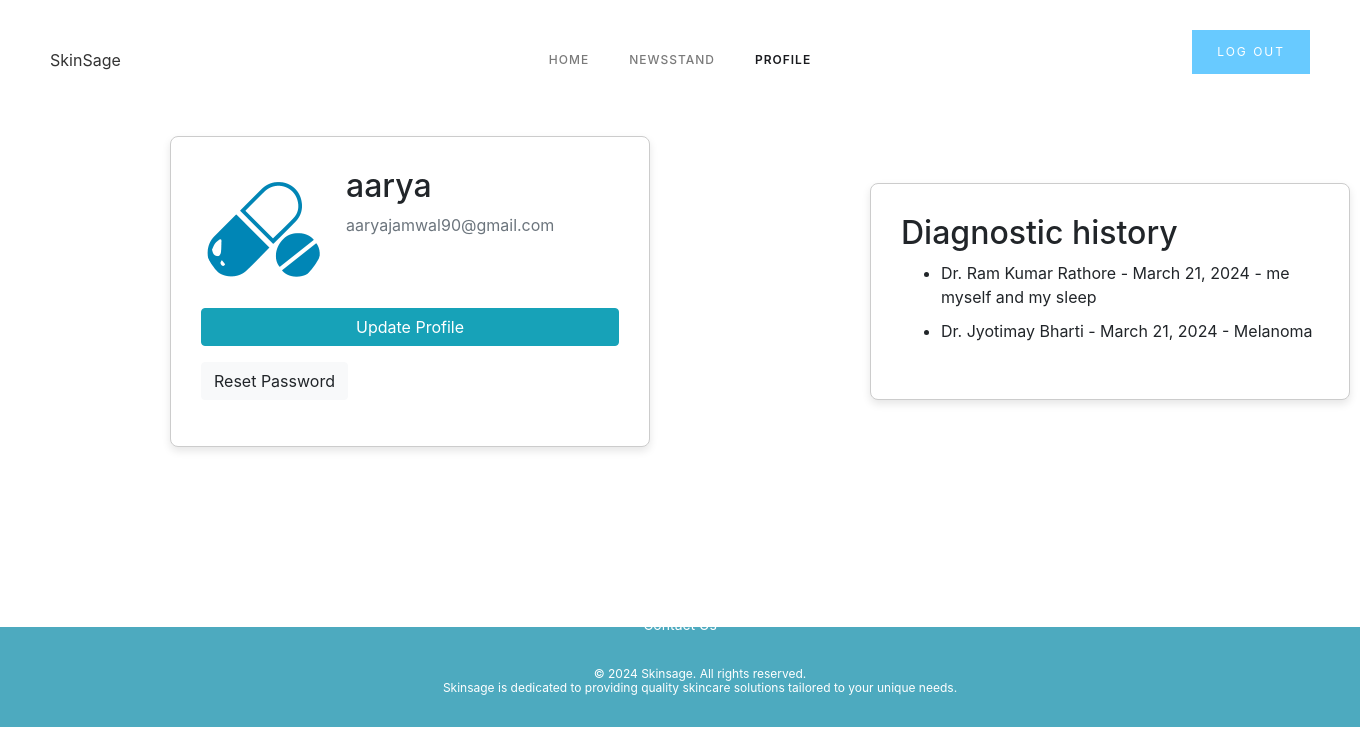
The page /profile/ (signed in) on the database as committed earlier.
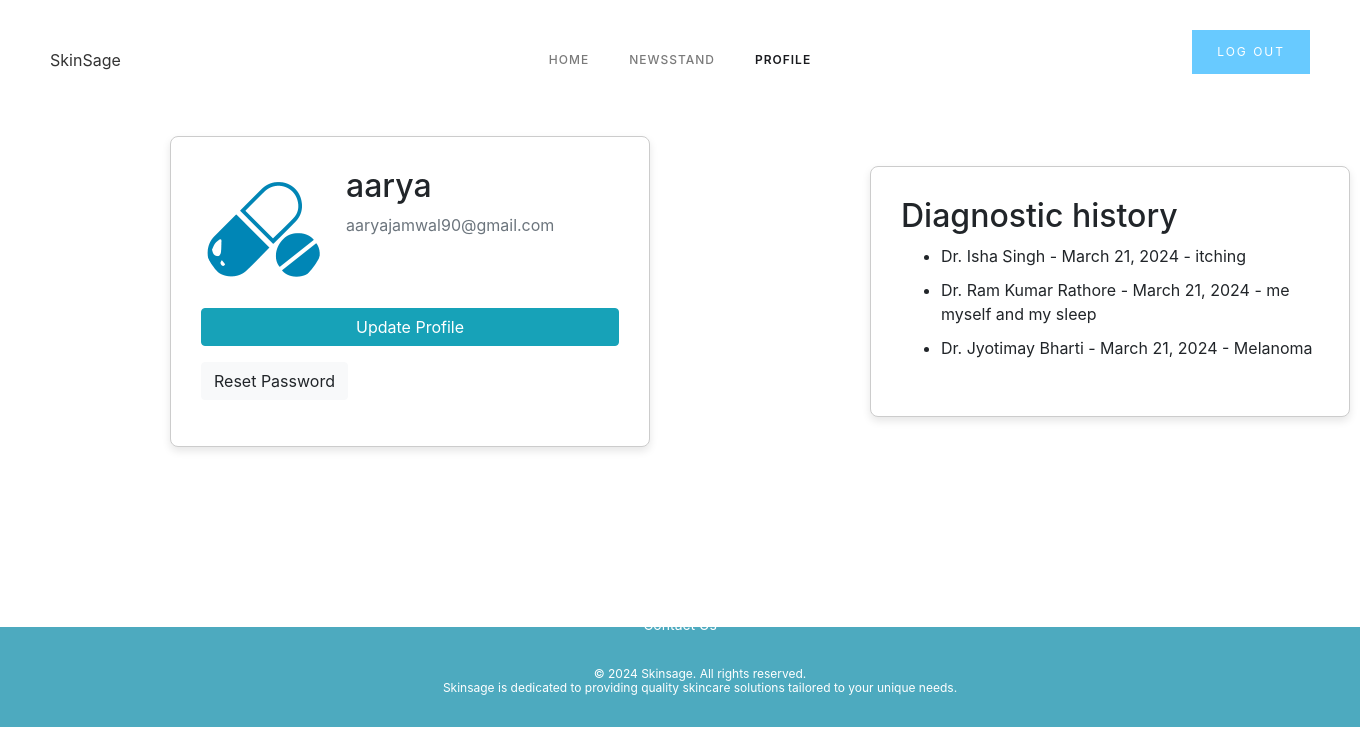
The same page on the database as committed later.
### users/models.py (models this page shows, shortened)
class Appointment(models.Model):
    user = models.ForeignKey(User, on_delete=models.CASCADE)
    doctor = models.ForeignKey(Doctor, on_delete=models.CASCADE, default=1)
    date = models.DateField(null=True)
    additional_info = models.TextField(blank=True)
    disease = models.TextField(null=True)
    time = models.TimeField(null=True)

class Doctor(models.Model):
    name = models.CharField(max_length=255)
    location = models.ForeignKey(Location, on_delete=models.CASCADE)
    image = models.ImageField(default='default.jpg', upload_to='profile_pics')
    speciality = models.TextField(max_length=100, null=True)
    qualification = models.TextField(max_length=100, null=True)
    address = models.TextField(null=True, max_length=255)
    phone = models.IntegerField(null=True)
    def __str__(self):
        return self.name

class Profile(models.Model):
    user = models.OneToOneField(User, on_delete=models.CASCADE)
    image = models.ImageField(default='default.jpg', upload_to='profile_pics')

### users/views.py (the view)
# urls.py: path('profile/', views.profile, name='profile'),
@login_required()
def profile(request):
    user_appointments = Appointment.objects.filter(user=request.user)
    return render(request,'users/profile.html', {'appointments': user_appointments})

### users/templates/users/profile.html (shortened to what this page needs)
{% extends 'skin_app/base.html' %}
{% load static %}
{% block content %}
<head>
    <link rel="stylesheet" href="https://cdn.jsdelivr.net/npm/bootstrap@4.3.1/dist/css/bootstrap.min.css"
>
</head>
<body>
<br><br><br><br>
        <div class="container-6 w-container">
    <div class="card-container w-layout-blockcontainer container-12 w-container">
        <div class="card">
            <h2>Diagnostic history</h2>
            {% if appointments %}
                    <ul>
                        {% for appointment in appointments reversed %}
                            <li>
                                {{ appointment.doctor }} - {{ appointment.date }} - {{ appointment.additional_info}}
                            </li>
                        {% endfor %}
                    </ul>
                {% else %}
                    <p>No appointments found.</p>
                {% endif %}
        </div>
    </div>
    <div class="card-container w-layout-blockcontainer container-13 w-container">
        <div class="card">
            <div class="media">
                <img class="rounded-circle account-img" src="{{ user.profile.image.url }}">
                <div class="media-body">
                    <h2 class="account-heading">{{ user.username }}</h2>
                    <p class="text-secondary">{{ user.email }}</p>
                </div>
            </div>
            <a class="btn btn-info mb-3" href="{% url 'update-profile' %}">Update Profile</a>
            <div>
                <a class="btn btn-light mb-3" href="{% url 'password_reset' %}">Reset Password</a>
            </div>
        </div>
    </div>
</div>
</body>
<br><br><br><br><br>
{% endblock content %}

### skin_app/templates/skin_app/base.html (shortened to what this page needs)
{% load static %}
<html data-wf-domain="plantics-65999e.webflow.io" data-wf-page="65d59ebd1d3088545028bc7e"
    data-wf-site="65d59ebc1d3088545028bc49" lang="en"
    class="w-mod-js wf-montserrat-n1-active wf-montserrat-n2-active wf-montserrat-n3-active wf-montserrat-n4-active wf-montserrat-n5-active wf-montserrat-n6-active wf-montserrat-n7-active wf-montserrat-n8-active wf-montserrat-n9-active wf-montserrat-i9-active wf-montserrat-i4-active wf-montserrat-i6-active wf-montserrat-i2-active wf-montserrat-i5-active wf-montserrat-i8-active wf-montserrat-i7-active wf-montserrat-i3-active wf-montserrat-i1-active wf-droidserif-n4-active wf-droidserif-i4-active wf-droidserif-n7-active wf-droidserif-i7-active wf-active">
<head>
    <link href="{% static 'skin_app/style1.css' %}" rel="stylesheet" type="text/css">
    <link rel="stylesheet" href="{% static 'skin_app/style.css' %}" media="all">
</head>
<body class="body">
    <div data-collapse="medium" data-animation="default" data-duration="400" data-easing="ease" data-easing2="ease"
        role="banner" class="navigation w-nav">
        <div class="navigation-wrap"><a href="/" aria-current="page" class="logo-link w-nav-brand w--current"
                aria-label="home">SkinSage</a>
            <div class="menu">
                {% if user.is_authenticated %}
                <nav role="navigation" class="navigation-items w-nav-menu"><a href="{% url 'dashboard'%}"
                        aria-current="page" class="navigation-item w-nav-link w--current">home</a>
                    <link rel="prerender" href="/"><a href="{% url 'newsstand' %}"
                        class="navigation-item w-nav-link">newsstand</a>
                        <a href="{% url 'profile' %}" class="navigation-item w-nav-link">profile</a>
                </nav>
                {% else %}
                <nav role="navigation" class="navigation-items w-nav-menu"><a href="/" aria-current="page"
                        class="navigation-item w-nav-link w--current">home</a>
                    <link rel="prerender" href="/"><a href="{% url 'newsstand' %}"
                        class="navigation-item w-nav-link">newsstand</a>
                </nav>
                {% endif %}
            </div>
            {% if user.is_authenticated %}
            <form action="{% url 'logout' %}" method="post">
                <button type="submit" class="button cc-contact-us w-inline-block">Log Out</button>
            </form>
            {% else %}
            <a href="{% url 'login' %}" class="button cc-contact-us w-inline-block">
                <div class="logo-link">Log in</div>
            </a>
            {% endif %}
        </div>
    </div>
    <div class="col-md-8">
        {% block content %}{% endblock %}
    </div>
    <footer>
        <section class="section-4">
            <h1 class="heading">
                <strong class="bold-text-3">
                    &copy; 2024 Skinsage. All rights reserved.<br>
                    Skinsage is dedicated to providing quality skincare solutions tailored to your unique needs.
                </strong>
            </h1>
            <a href="{% url 'contact' %}"
                style="display: block; text-align: center; margin-bottom: 2px; color: #ffff; font-size: 14px; margin-top: -90px;">Contact
                Us</a>
        </section>
    </footer>
</body>
</html>

### users/templates/users/profile.html (style rules this page uses)
.container-6 { display: flex; justify-content: center; align-items: center; margin-top: 40px; }
.card-container { width: 80%; }
.card { background-color: #fff; border: 1px solid #ccc; padding: 30px; border-radius: 8px; box-shadow: 0 4px 8px rgba(0, 0, 0, 0.1); margin-bottom: 20px; width: 100%; }
.w-layout-blockcontainer { max-width: 940px; margin-left: 20px; margin-right: -1200px; display: block; }
.account-img { height: 125px; width: 125px; margin-right: 20px; margin-bottom: 16px; }

Rows that differ between the two databases and show on the page:
added Appointment: doctor "Dr. Isha Singh", date "March 21, 2024", additional_info "itching"
